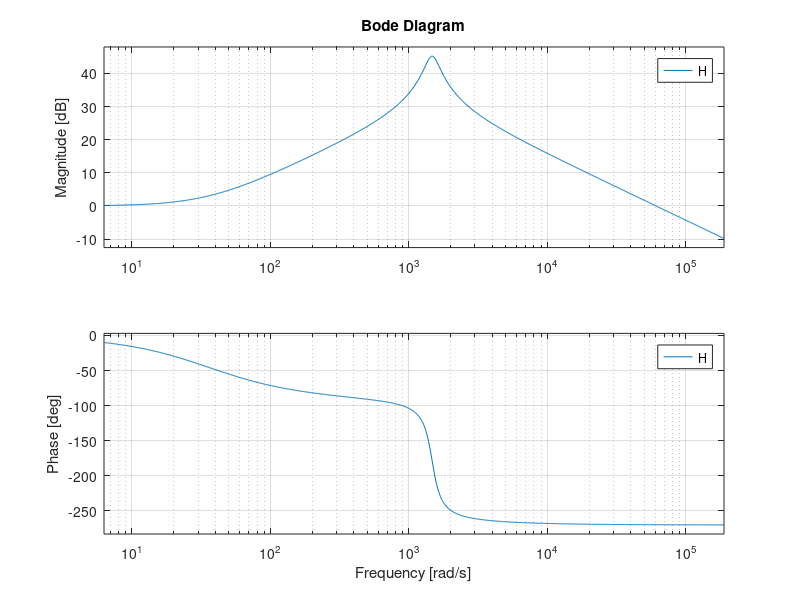

Write MATLAB code to recreate this figure.
D_cycle = 0.671;
D_prime = 1-D_cycle;
Cout=  250e-06;
Rout=12;
L = 200e-06;
Vout = 60;
Gdo= Vout/D_prime;
Ggo=1/D_prime;
Wz=(Rout*D_prime^2)/L ;
Q=  D_prime*Rout*sqrt(Cout/L);
Wo= D_prime/sqrt(L*Cout);
 



H = tf( [-Gdo/Wz 1], [ (1/Wo)^2  1/(Q*Wo)  1] )


bode(H, {2*pi ,30e3*2*pi} )